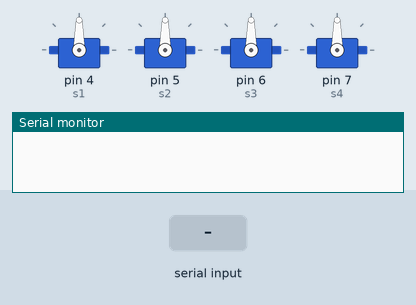
Simulated run of this sketch. Board: Arduino Uno, built with avr-gcc and run on an emulated ATmega328P. Shown: 4 × servo, the last lines printed to the serial monitor. The test bench sets the inputs (shaded band).

Above: at 1.2 s.
1.3 s: "90,45\n" received over Serial
At 2.4 s:
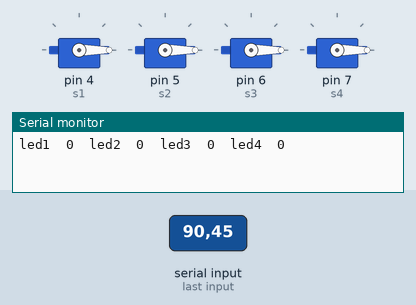
Timing chart, 0 to 4.3 s (numbered marks = the images above; inputs shaded):
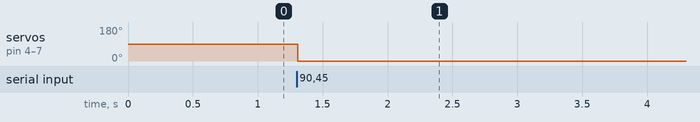

The sketch:

8.2_Shield_Terminal-Input-with-functions.ino
```cpp
// twelve servo objects can be created on most boards
//pwm:3,5,6,9,10,11
//#include <SoftwareSerial.h>
//SoftwareSerial mySerial(5, 6); // (TX, RX) - HC05 (TX SENDS, ONLY TX IS NEEDED TO SEND DATA FROM HC05
#include <Servo.h>
//Servo myservo;
Servo s1,s2,s3,s4,s5,s6;
int pos = 0;

/*
sv1: garra
abremax: 180
fechamax: 115

s2: Gira garra:
abremax: 180
meio: 100
fechamax: 0

s3
*/

String valor;
char c;
byte b;
int lum, led, l1=90, l2=90, l3=90, l4=90;


void tab  (){Serial.print("\t");}
void line (){Serial.print("\n");}
void sweep (Servo &s){
  for (pos = 0; pos <= 180; pos += 1) {
    s.write(pos);
    delay(15);
  }
  for (pos = 180; pos >= 0; pos -= 1) {
    s.write(pos);
    delay(15);
  }
}
void sweepAll (){
  for (pos = 0; pos <= 180; pos += 1) {
    s1.write(pos);
    s2.write(pos);
    s3.write(pos);
    s4.write(pos);
    delay(15);
  }
  for (pos = 180; pos >= 0; pos -= 1) {
    s1.write(pos);
    s2.write(pos);
    s3.write(pos);
    s4.write(pos);
    delay(15);
  }
}


void setup() {
  Serial.begin(9600);
//  mySerial.begin(9600);
//  myservo.attach(pin_number);
  s1.attach(4);
  s2.attach(5);
  s3.attach(6);
  s4.attach(7);
//  s5.attach(8);
//  s6.attach(9);

  if (false){
    Serial.print("led1"); tab();
    Serial.print(l1);     tab();
    s1.write(l1);
    Serial.print("led2"); tab();
    Serial.print(l2);     tab();
    s2.write(l2);
    Serial.print("led3"); tab();
    Serial.print(l3);     tab();
    s3.write(l3);
    Serial.print("led4"); tab();
    Serial.print(l4);     line();
    s4.write(l4);
  }
}

void loop() {
  if(false){
//    sweep(s1);
//    sweep(s2);
//    sweep(s3);
//    sweep(s4);
    sweepAll();

  }
  else {
    if (Serial.available() > 0)
    {

      c = Serial.read();
      if (c != 10)    {valor += c;}
      else
      {
        led=valor.substring(0, 1).toInt();
        lum=valor.substring(1, 4).toInt();
        if (lum>180){lum=180;};
        switch(led){
          case 1: l1=lum; break;
          case 2: l2=lum; break;
          case 3: l3=lum; break;
          case 4: l4=lum; break;
          case 9: l1=lum;l2=l1;l3=l1;l4=l1; break;
        }
        Serial.print("led1"); tab();
        Serial.print(l1);     tab();
        s1.write(l1);
        Serial.print("led2"); tab();
        Serial.print(l2);     tab();
        s2.write(l2);
        Serial.print("led3"); tab();
        Serial.print(l3);     tab();
        s3.write(l3);
        Serial.print("led4"); tab();
        Serial.print(l4);     tab();
        s4.write(l4);

        line();
        valor = "";
      }
    }
  }
}
```

Measured:
- after the input at 1.3 s, servo on pin 4 (s1), servo on pin 5 (s2), servo on pin 6 (s3), servo on pin 7 (s4): 90° → 0° at once
